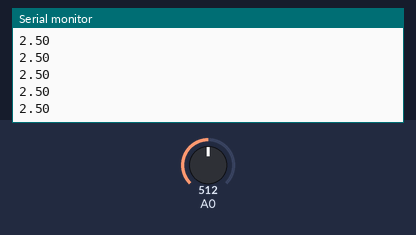
Simulated run of this sketch. Board: Arduino Uno, built with avr-gcc and run on an emulated ATmega328P. Shown: the last lines printed to the serial monitor. The inputs (shaded band) are chosen by the test bench; at power-on: A0 = 512.

Above: at 1.2 s.
1.3 s: A0 set to 716
At 2.0 s:
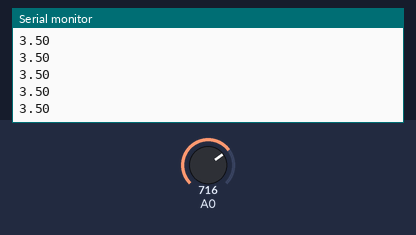
2.8 s: A0 set to 900
At 3.6 s:
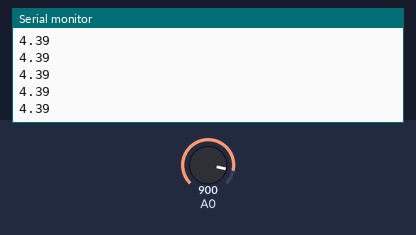
Timing chart, 0 to 5.8 s (numbered marks = the images above; inputs shaded):
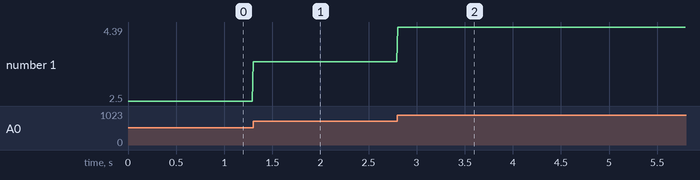

Measured:
- after the input at 1.3 s, the serial monitor: prints a new line at once (image 1)
- after the input at 2.8 s, the serial monitor: prints a new line at once (image 2)
- plotted number 1: 2.5 → 3.5 after the input at 1.3 s, 3.5 → 4.39 after the input at 2.8 s

The sketch:

lcd.ino
```cpp
#include <Arduino.h>

void setup()
{
    Serial.begin(9600);
}

void loop()
{
    int a0Value = analogRead(A0);
    float voltage = ((float)a0Value / 1024.0f) * 5.0f;

    //Serial.println("저항: " + a0Value);
    Serial.println(voltage);

    delay(10);
}
```
